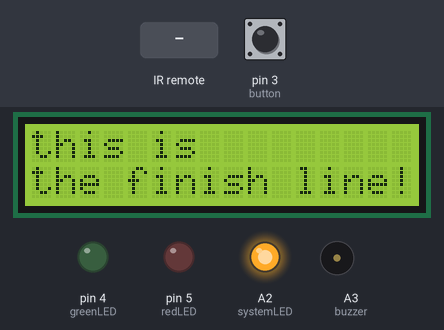
The sketch below on a simulated Arduino Uno, built with avr-gcc and run on an emulated ATmega328P. On the bench: 16×2 character LCD, output pins drawn as LEDs (lit = HIGH), buzzer (waves = sounding). Inputs (shaded band) come from the test bench; at power-on: pin 3 (button) LOW. What the sketch prints to the serial monitor is not drawn.

Above: at 1.2 s.
1.3 s: pin 3 (button) pulled HIGH for 0.15 s
At 4.3 s:
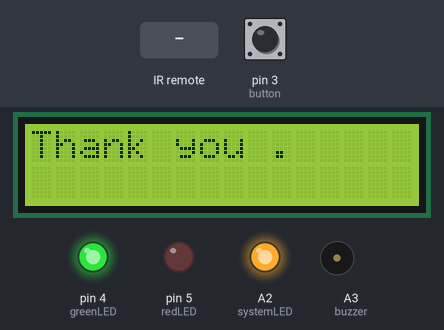
At 10.2 s:
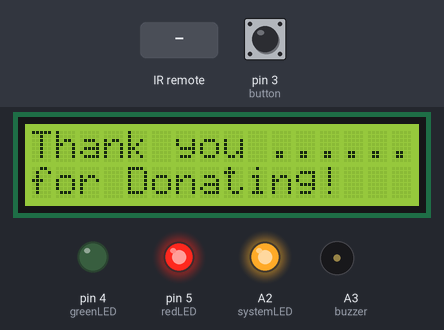
12.3 s: infrared code 0xFEA857 received
Timing chart, 0 to 18.6 s (numbered marks = the images above; inputs shaded):
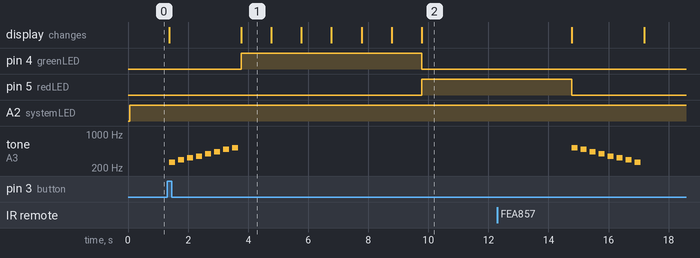

The sketch:

UnhopefulReality_Arduino_SourceCode_2.ino
```cpp
/*
  (un)Hopeful Reality [2nd Arduino] - Make Things Interactive
  Code by Big Baby group, RMIT MDIT students
  Year 2023
  Youtube:

  Description:
    This is the code for the second Arduino on the wall.
    It communicates with the second Arduino on the wearable using IR.
    It uses IR receiver & transmitter, LCD, buzzer, button and LEDs.

    More details about this project is on the attached slide.
*/

#include <IRremote.hpp>
#include <LiquidCrystal.h>

//define pins
  LiquidCrystal LCD(12, 11, 6, 7, 8, 9);
  #define button 3
  #define systemLED A2
  #define buzzer A3

  //IR
  #define receiver A0
  #define sender A1

  #define greenLED 4
  #define redLED 5
//

//define constants
  //IR
  const unsigned long IrHexValue = 0xC3FF3; //sender
  const unsigned long IrHexExpected = 0xFEA857; //receiver
//

// abort mission request variable
bool shouldSystemBeOff = false;

void setup() {
  // begin communication with serial monitor
  Serial.begin(9600);
  // initialize LCD communication
  LCD.begin(16, 2);
  // begin IR communication
  IrReceiver.begin(receiver);
  IrSender.begin(sender);

  // initialize other I/O
  pinMode(button, INPUT);
  pinMode(buzzer, OUTPUT);
  pinMode(systemLED, OUTPUT);
  pinMode(greenLED, OUTPUT);
  pinMode(redLED, OUTPUT);
}

void loop() {
  // checking IR communication
  if (IrReceiver.decode()) {
    Serial.println("IR received ");
    Serial.println(IrReceiver.decodedIRData.decodedRawData, HEX);

    if (IrReceiver.decodedIRData.decodedRawData == IrHexExpected) {
      shouldSystemBeOff = !shouldSystemBeOff;
      sadTone();
    }
  }
  IrReceiver.resume();

  // checking for any abort mission request
  if (shouldSystemBeOff) {
    systemShutDown();
    LCD.clear();
    return;
  }
  else {
    digitalWrite(systemLED, HIGH);
  }

  // hello world on LCD
  LCD.setCursor(0,0);
  LCD.print("this is");
  LCD.setCursor(0,1);
  LCD.print("the finish line!");

  // checking for button press
  if (digitalRead(button) == HIGH) {
    buttonPressed();
  }
}

void systemShutDown() {
  // turn off light
  digitalWrite(systemLED, LOW);
  digitalWrite(greenLED, LOW);
  digitalWrite(redLED, LOW);
}

void buttonPressed() {
  // send IR signal to shut down 1st Arduino
  IrSender.sendNECRaw(IrHexValue, 32);
  LCD.clear();

  // play happy tone
  happyTone();

  // green light for a while
  digitalWrite(redLED, LOW);
  digitalWrite(greenLED, HIGH);

  // LCD screen [Thank you.... for donating!]
  LCD.setCursor(0, 0);
  LCD.print("Thank you");
  for (int i = 0; i < 6; i++) {
    LCD.setCursor(10 + i, 0);
    LCD.print(".");
    delay(1000);
  }
  LCD.setCursor(0,1);
  LCD.print("for Donating!");

  // then red light
  digitalWrite(greenLED, LOW);
  digitalWrite(redLED, HIGH);

  delay(5000);
  LCD.clear();
  digitalWrite(redLED, LOW);

  // play sad tone
  sadTone();
}

void sadTone() {
  for (int i = 0; i < 1; i++){
    tone(buzzer, 523.25); delay(200); noTone(buzzer); delay(100);
    tone(buzzer, 490.55); delay(200); noTone(buzzer); delay(100);
    tone(buzzer, 436.04); delay(200); noTone(buzzer); delay(100);
    tone(buzzer, 392.44); delay(200); noTone(buzzer); delay(100);
    tone(buzzer, 348.83); delay(200); noTone(buzzer); delay(100);
    tone(buzzer, 327.03); delay(200); noTone(buzzer); delay(100);
    tone(buzzer, 294.33); delay(200); noTone(buzzer); delay(100);
    tone(buzzer, 261.626); delay(200); noTone(buzzer); delay(100);
  }
}

void happyTone() {
  for (int i = 0; i < 1; i++){
    tone(buzzer, 261.626); delay(200); noTone(buzzer); delay(100);
    tone(buzzer, 294.33); delay(200); noTone(buzzer); delay(100);
    tone(buzzer, 327.03); delay(200); noTone(buzzer); delay(100);
    tone(buzzer, 348.83); delay(200); noTone(buzzer); delay(100);
    tone(buzzer, 392.44); delay(200); noTone(buzzer); delay(100);
    tone(buzzer, 436.04); delay(200); noTone(buzzer); delay(100);
    tone(buzzer, 490.55); delay(200); noTone(buzzer); delay(100);
    tone(buzzer, 523.25); delay(200); noTone(buzzer); delay(100);
  }
}
```

Measured:
- after the input at 1.3 s, pin 4 (greenLED): LOW → HIGH after 2.5 s, → LOW 6.0 s later; pin 5 (redLED): LOW → HIGH after 8.5 s
